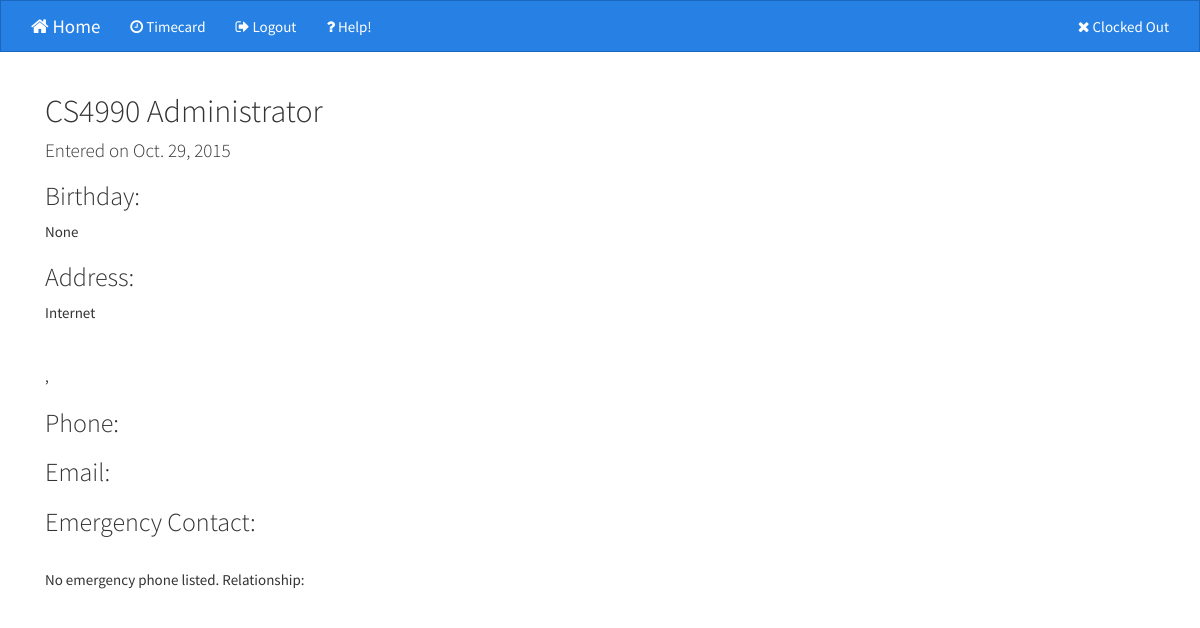
The page /volunteer/2/ (signed in) on the database its author committed.
### project7/timeclock/models.py (models this page shows, shortened)
class Volunteer(models.Model):
    user = models.OneToOneField(User, blank=True, null=True)
    name = models.CharField(max_length=128)
    photo = models.ImageField(upload_to='photos/%Y/%m/%d', blank=True, null=True)
    birthday = models.DateField(blank=True, null=True)
    date = models.DateField(auto_now_add=True)
    address = models.CharField(max_length=128)
    address_2 = models.CharField(max_length=128, blank=True, null=True)
    active = models.BooleanField(default=False, blank=True)
    city = models.CharField(max_length=64, blank=True, null=True)
    state = models.CharField(max_length=2, blank=True, null=True)
    zip_code = models.CharField(max_length=10, blank=True, null=True)
    phone = models.CharField(max_length=24, blank=True, null=True)
    email = models.EmailField(blank=True, null=True)
    emergency_contact = models.CharField(max_length=128, blank=True, null=True)
    emergency_contact_phone = models.CharField(max_length=24, blank=True, null=True)
    emergency_contact_relationship = models.CharField(max_length=24, blank=True, null=True)
    class Meta:
        verbose_name = 'Volunteer'
        verbose_name_plural = 'Volunteers'
    def active_recently(self):
        evts = Event.objects.filter(user=self.user)
        past = timezone.now()
        past = past - relativedelta(days=30)
        evts = evts.filter(time_in__gte=past)
        return evts.count() > 0
    active_recently.boolean = True

### project7/timeclock/views.py (the view)
# urls.py: url(r'^volunteer/(?P<pk>\d+)/$', VolunteerView.as_view(), name='volunteer_detail'),
class VolunteerView(DetailView):
    model = Volunteer
    template_name = 'volunteer_detail.html'
    @method_decorator(login_required)
    def dispatch(self, request, *args, **kwargs):
        return super(VolunteerView, self).dispatch(request, *args, **kwargs)

### project7/timeclock/context_processors.py (called while the page is built)
def clocked_in(request):
    clocked_in = False
    event = None
    notes_form = None
    if request.user.is_authenticated():
        now = timezone.now()
        events = Event.objects.filter(user=request.user, time_in__lte=now, time_out=None)
        try:
            clocked_in = True if events[0] else False
            event = events[0]
            notes_form = EventNotesForm(instance=event)
        except Event.DoesNotExist:
            clocked_in = False
        except IndexError:
            clocked_in = False
    return {
        'clocked_in': clocked_in,
        'event': event,
        'notes_form': notes_form,
    }

### project7/timeclock/templates/volunteer_detail.html (shortened to what this page needs)
{% extends 'base.html' %}
{% block content %}
<div class="col-xs-6">
    <h2>{{ object.name }}</h2>
    <h4>
        Entered on {{ object.date }}
    </h4>
    <h3>Birthday:</h3>
    <p>
        {{ object.birthday }}
    </p>
    <h3>Address:</h3>
    <p>
        {{ object.address }}<br>
        {{ object.address_2 }}<br>
        {{ object.city }}<br>
        {{ object.state }}, {{ object.zip_code }}<br>
    </p>
    <h3>Phone:</h3>
    <h3>Email:</h3>
    <h3>Emergency Contact:</h3>
    <p>
        <strong>{{ object.emergency_contact }}</strong><br>
        {% if object.emergency_contact_phone %}
            {{ object.emergency_contact_phone }}<br>
        {% else %}
            No emergency phone listed.
        {% endif %}
        Relationship: {{ object.emergency_contact_relationship }}
    </p>
</div>
{% endblock content %}

### project7/timeclock/templates/base.html (style rules this page uses)
body { padding-bottom: 100px; }

### rows shown on the page
Volunteer: name "CS4990 Administrator", date "Oct. 29, 2015", birthday "None", address "Internet"
